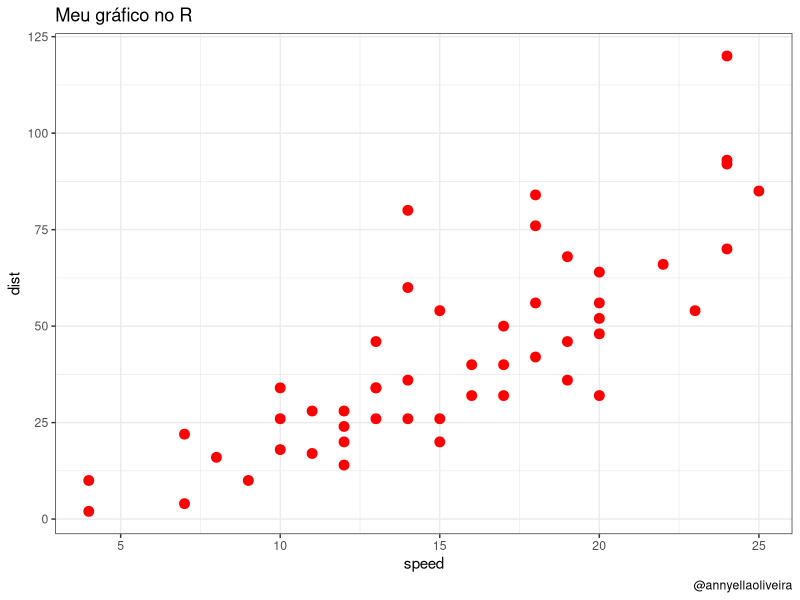

Generate this figure with R:
# Comando para instalar pacotes
install.packages('ggplot2')

# Comando para carregar pacotes
library(ggplot2)

ggplot(cars, aes(x=speed, y=dist))+ # camada base do gráfico
	geom_point(col="red", size=3)+ # camada de geometria de pontos
	theme_bw()+ # camada que define o tema do gráfico
	labs(title = "Meu gráfico no R", # título do gráfico
		caption = "@annyellaoliveira")
